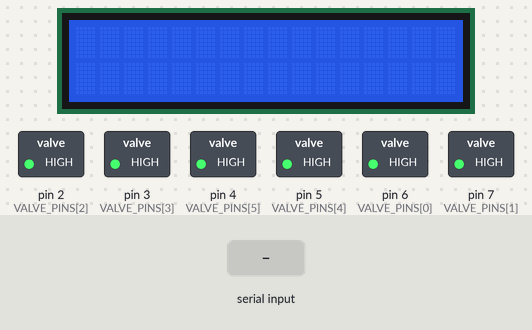
The sketch below on a simulated Arduino Uno, built with avr-gcc and run on an emulated ATmega328P. On the bench: 16×2 character LCD, switched loads named in the sketch (green lamp = pin HIGH). Inputs (shaded band) come from the test bench.

Above: at 1.2 s.
1.3 s: "M90\n" received over Serial
At 1.8 s:
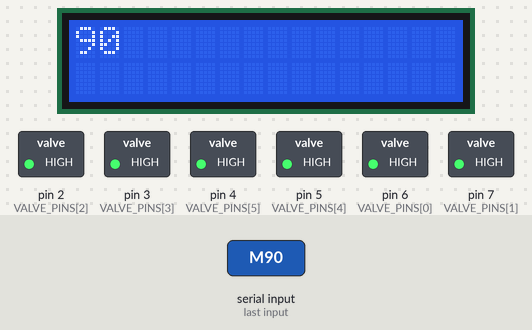
2.8 s: byte 72 ('H') received over Serial
At 4.7 s:
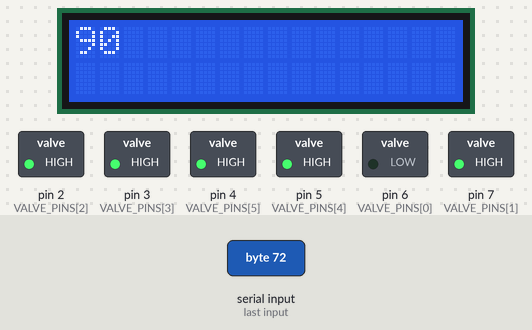
5.3 s: "M,45\n" received over Serial
At 6.0 s:
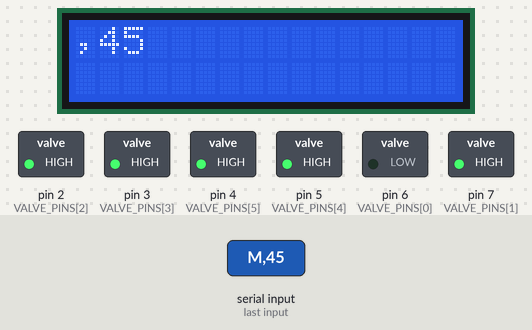
6.8 s: byte 76 ('L') received over Serial
At 9.0 s:
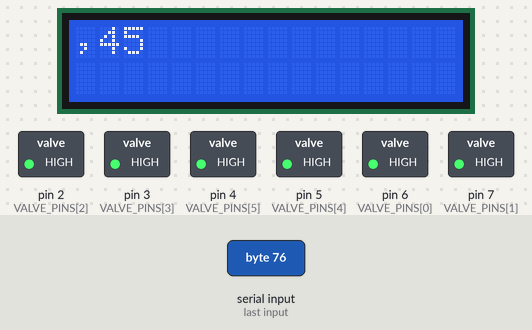
9.3 s: "H\n" received over Serial
At 10.9 s:
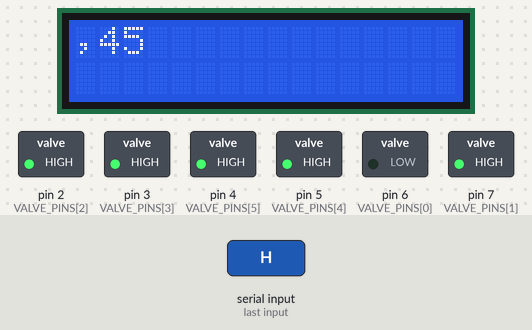
11.8 s: "L\n" received over Serial
At 14.0 s:
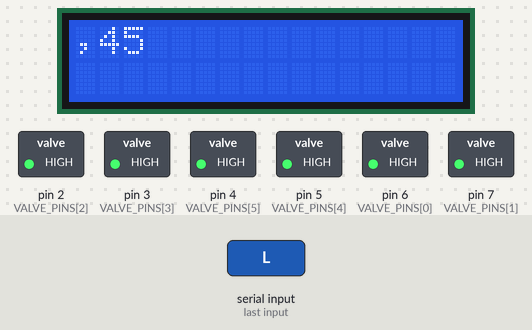
Timing chart, 0 to 15.3 s (numbered marks = the images above; inputs shaded):
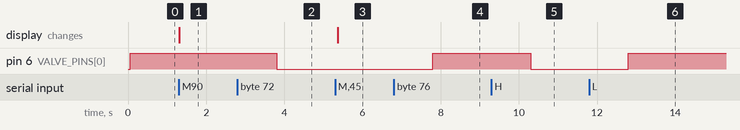

The sketch:

arduino-controller.ino
```cpp
#include <Arduino.h>
#include <LiquidCrystal.h>
#include <avr/wdt.h>

constexpr int VALVE_LENGTH = 6;
const int VALVE_PINS[VALVE_LENGTH] = {
	6, 7, 2, 3, 5, 4
};

constexpr int INSTRUCTION_MAX_LENGTH = 30; // 5x6 instructies
char instruction[INSTRUCTION_MAX_LENGTH] = "";
int  instr_char = 0;
LiquidCrystal lcd (12, 13, 8, 9, 10, 11);

// remember to reinit lcd after power break
bool hasRelayChanged = false;

void setup() {
	// setup serial communication
	Serial.begin(9600);
	lcd.begin(16, 2);

	// setup pins
	for (int i = 0;  i < VALVE_LENGTH; i++) {
		pinMode(VALVE_PINS[i], OUTPUT);
		digitalWrite(VALVE_PINS[i], HIGH); // give initial value
	}

	// enable wdt to self heal
	wdt_enable(WDTO_1S);
}

void execCmd(int status) {
	int pin = Serial.parseInt();
	if (0 <= pin && pin < VALVE_LENGTH)
		digitalWrite(VALVE_PINS[pin], status);

	// notify LCD
	hasRelayChanged = true;
}

void writeLcdLine(const char* data, int length) {
	char buf[16];
	memset(buf, ' ', sizeof(buf));
	strncpy(buf, data, length);

	if (hasRelayChanged) {
		hasRelayChanged = false;
		lcd.begin(16, 2);
	}

	lcd.setCursor(0, 0);
	lcd.write(buf);
}

void loop() {
	wdt_reset(); // reset wdt timer

	if (Serial.available() > 0) { // new op ready
		char newChar = Serial.read();

		if (newChar == 'H') {
			execCmd(LOW); // invert logic because of inverted wiring
		} else if (newChar == 'L') {
			execCmd(HIGH); // invert logic because of wiring
		} else if (newChar == 'M') {
			char msg[16];
			String raw = Serial.readStringUntil('\n');
			raw.toCharArray(msg, 16);

			writeLcdLine("", 1);
			writeLcdLine(msg, raw.length());
		}
	}
}
```

Measured:
- after the input at 1.3 s, the display: changes at once (image 1)
- after the input at 2.8 s, pin 6 (VALVE_PINS[0]): HIGH → LOW after 1.0 s
- after the input at 5.3 s, the display: changes after 0.07 s (image 3)
- after the input at 6.8 s, pin 6 (VALVE_PINS[0]): LOW → HIGH after 1.0 s
- after the input at 9.3 s, pin 6 (VALVE_PINS[0]): HIGH → LOW after 1.0 s
- after the input at 11.8 s, pin 6 (VALVE_PINS[0]): LOW → HIGH after 1.0 s
